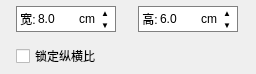
<?xml version="1.0" encoding="UTF-8"?>
<ui version="4.0">
 <class>Frame</class>
 <widget class="QFrame" name="Frame">
  <property name="geometry">
   <rect>
    <x>0</x>
    <y>0</y>
    <width>256</width>
    <height>74</height>
   </rect>
  </property>
  <property name="focusPolicy">
   <enum>Qt::ClickFocus</enum>
  </property>
  <property name="windowTitle">
   <string>Frame</string>
  </property>
  <layout class="QGridLayout" name="gridLayout">
   <property name="leftMargin">
    <number>0</number>
   </property>
   <property name="topMargin">
    <number>0</number>
   </property>
   <property name="rightMargin">
    <number>0</number>
   </property>
   <property name="bottomMargin">
    <number>0</number>
   </property>
   <item row="0" column="0">
    <widget class="QFrame" name="width_unit">
     <property name="sizePolicy">
      <sizepolicy hsizetype="Fixed" vsizetype="Fixed">
       <horstretch>0</horstretch>
       <verstretch>0</verstretch>
      </sizepolicy>
     </property>
     <property name="minimumSize">
      <size>
       <width>100</width>
       <height>26</height>
      </size>
     </property>
     <property name="maximumSize">
      <size>
       <width>100</width>
       <height>26</height>
      </size>
     </property>
     <property name="styleSheet">
      <string notr="true">.QFrame{border:1px solid grey;background-color:white}
QLabel{}
QLineEdit{border:0px}
QPushButton{border-style:none}</string>
     </property>
     <property name="frameShape">
      <enum>QFrame::StyledPanel</enum>
     </property>
     <property name="frameShadow">
      <enum>QFrame::Raised</enum>
     </property>
     <layout class="QGridLayout" name="gridLayout_15" columnstretch="0,0,0,0">
      <property name="leftMargin">
       <number>0</number>
      </property>
      <property name="topMargin">
       <number>0</number>
      </property>
      <property name="rightMargin">
       <number>0</number>
      </property>
      <property name="bottomMargin">
       <number>0</number>
      </property>
      <property name="spacing">
       <number>0</number>
      </property>
      <item row="0" column="0" rowspan="2">
       <widget class="QLabel" name="label_20">
        <property name="text">
         <string> 宽:</string>
        </property>
       </widget>
      </item>
      <item row="0" column="3">
       <widget class="QPushButton" name="w_up_btn">
        <property name="sizePolicy">
         <sizepolicy hsizetype="Fixed" vsizetype="Expanding">
          <horstretch>0</horstretch>
          <verstretch>0</verstretch>
         </sizepolicy>
        </property>
        <property name="minimumSize">
         <size>
          <width>20</width>
          <height>0</height>
         </size>
        </property>
        <property name="maximumSize">
         <size>
          <width>20</width>
          <height>16777215</height>
         </size>
        </property>
        <property name="font">
         <font>
          <pointsize>6</pointsize>
         </font>
        </property>
        <property name="focusPolicy">
         <enum>Qt::StrongFocus</enum>
        </property>
        <property name="text">
         <string>▲</string>
        </property>
        <property name="flat">
         <bool>false</bool>
        </property>
       </widget>
      </item>
      <item row="0" column="1" rowspan="2">
       <widget class="UpDownEdit" name="w_edit">
        <property name="sizePolicy">
         <sizepolicy hsizetype="Expanding" vsizetype="Expanding">
          <horstretch>0</horstretch>
          <verstretch>0</verstretch>
         </sizepolicy>
        </property>
        <property name="minimumSize">
         <size>
          <width>0</width>
          <height>0</height>
         </size>
        </property>
        <property name="text">
         <string>8.0</string>
        </property>
        <property name="alignment">
         <set>Qt::AlignLeading|Qt::AlignLeft|Qt::AlignVCenter</set>
        </property>
       </widget>
      </item>
      <item row="1" column="3">
       <widget class="QPushButton" name="w_down_btn">
        <property name="sizePolicy">
         <sizepolicy hsizetype="Fixed" vsizetype="Expanding">
          <horstretch>0</horstretch>
          <verstretch>0</verstretch>
         </sizepolicy>
        </property>
        <property name="minimumSize">
         <size>
          <width>20</width>
          <height>0</height>
         </size>
        </property>
        <property name="maximumSize">
         <size>
          <width>20</width>
          <height>16777215</height>
         </size>
        </property>
        <property name="font">
         <font>
          <pointsize>6</pointsize>
         </font>
        </property>
        <property name="focusPolicy">
         <enum>Qt::StrongFocus</enum>
        </property>
        <property name="text">
         <string>▼</string>
        </property>
       </widget>
      </item>
      <item row="0" column="2" rowspan="2">
       <widget class="QLabel" name="label_29">
        <property name="text">
         <string>cm</string>
        </property>
       </widget>
      </item>
     </layout>
    </widget>
   </item>
   <item row="0" column="1">
    <widget class="QFrame" name="height_unit">
     <property name="sizePolicy">
      <sizepolicy hsizetype="Fixed" vsizetype="Fixed">
       <horstretch>0</horstretch>
       <verstretch>0</verstretch>
      </sizepolicy>
     </property>
     <property name="minimumSize">
      <size>
       <width>100</width>
       <height>26</height>
      </size>
     </property>
     <property name="maximumSize">
      <size>
       <width>100</width>
       <height>26</height>
      </size>
     </property>
     <property name="styleSheet">
      <string notr="true">.QFrame{border:1px solid grey;background-color:white}
QLabel{}
QLineEdit{border:0px}
QPushButton{border-style:none}</string>
     </property>
     <property name="frameShape">
      <enum>QFrame::StyledPanel</enum>
     </property>
     <property name="frameShadow">
      <enum>QFrame::Raised</enum>
     </property>
     <layout class="QGridLayout" name="gridLayout_21" columnstretch="0,0,0,0">
      <property name="leftMargin">
       <number>0</number>
      </property>
      <property name="topMargin">
       <number>0</number>
      </property>
      <property name="rightMargin">
       <number>0</number>
      </property>
      <property name="bottomMargin">
       <number>0</number>
      </property>
      <property name="spacing">
       <number>0</number>
      </property>
      <item row="1" column="3">
       <widget class="QPushButton" name="h_down_btn">
        <property name="sizePolicy">
         <sizepolicy hsizetype="Fixed" vsizetype="Expanding">
          <horstretch>0</horstretch>
          <verstretch>0</verstretch>
         </sizepolicy>
        </property>
        <property name="minimumSize">
         <size>
          <width>20</width>
          <height>0</height>
         </size>
        </property>
        <property name="maximumSize">
         <size>
          <width>20</width>
          <height>16777215</height>
         </size>
        </property>
        <property name="font">
         <font>
          <pointsize>6</pointsize>
         </font>
        </property>
        <property name="focusPolicy">
         <enum>Qt::StrongFocus</enum>
        </property>
        <property name="text">
         <string>▼</string>
        </property>
       </widget>
      </item>
      <item row="0" column="1" rowspan="2">
       <widget class="UpDownEdit" name="h_edit">
        <property name="sizePolicy">
         <sizepolicy hsizetype="Expanding" vsizetype="Expanding">
          <horstretch>0</horstretch>
          <verstretch>0</verstretch>
         </sizepolicy>
        </property>
        <property name="minimumSize">
         <size>
          <width>0</width>
          <height>0</height>
         </size>
        </property>
        <property name="text">
         <string>6.0</string>
        </property>
        <property name="alignment">
         <set>Qt::AlignLeading|Qt::AlignLeft|Qt::AlignVCenter</set>
        </property>
        <property name="clearButtonEnabled">
         <bool>false</bool>
        </property>
       </widget>
      </item>
      <item row="0" column="0" rowspan="2">
       <widget class="QLabel" name="label_19">
        <property name="text">
         <string> 高:</string>
        </property>
       </widget>
      </item>
      <item row="0" column="3">
       <widget class="QPushButton" name="h_up_btn">
        <property name="sizePolicy">
         <sizepolicy hsizetype="Fixed" vsizetype="Expanding">
          <horstretch>0</horstretch>
          <verstretch>0</verstretch>
         </sizepolicy>
        </property>
        <property name="minimumSize">
         <size>
          <width>20</width>
          <height>0</height>
         </size>
        </property>
        <property name="maximumSize">
         <size>
          <width>20</width>
          <height>16777215</height>
         </size>
        </property>
        <property name="font">
         <font>
          <pointsize>6</pointsize>
         </font>
        </property>
        <property name="focusPolicy">
         <enum>Qt::StrongFocus</enum>
        </property>
        <property name="text">
         <string>▲</string>
        </property>
        <property name="flat">
         <bool>false</bool>
        </property>
       </widget>
      </item>
      <item row="0" column="2" rowspan="2">
       <widget class="QLabel" name="label_28">
        <property name="text">
         <string>cm</string>
        </property>
       </widget>
      </item>
     </layout>
    </widget>
   </item>
   <item row="1" column="0">
    <widget class="QCheckBox" name="lockRatio_btn">
     <property name="toolTip">
      <string>精度还没处理好，不建议使用</string>
     </property>
     <property name="text">
      <string>锁定纵横比</string>
     </property>
    </widget>
   </item>
  </layout>
 </widget>
 <customwidgets>
  <customwidget>
   <class>UpDownEdit</class>
   <extends>QLineEdit</extends>
   <header>my_edit.h</header>
  </customwidget>
 </customwidgets>
 <resources/>
 <connections/>
</ui>
